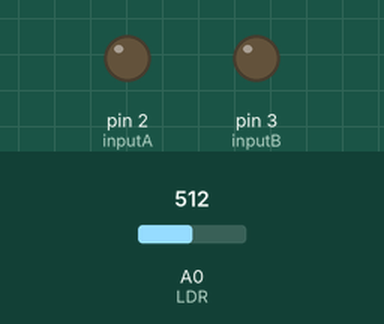
Simulated run of this sketch. Board: Arduino Uno, built with avr-gcc and run on an emulated ATmega328P. On the bench: output pins drawn as LEDs (lit = HIGH). The test bench sets the inputs (shaded band); at power-on: A0 (LDR) = 512. What the sketch prints to the serial monitor is not drawn.

Above: at 23.1 s.
At 25.11 s:
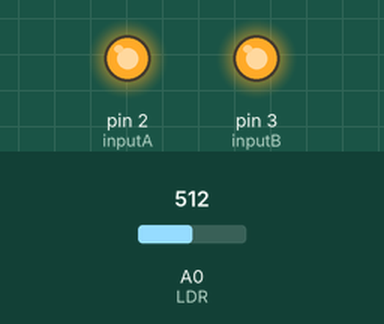
Timing chart, 0 to 25.5 s (numbered marks = the images above):
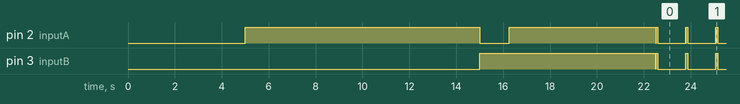

The sketch:

test.ino
```cpp
#include "MeMCore.h"

// LDR 0 and LED13 (whats that)

int inputA = 2;
int inputB = 3;
int RGBWait = 1200; // in milliseconds
int LDRWait = 10;
#define LDR 0  // LDR sensor pin at A0
#define LED 13 // Check Indicator to signal Calibration Completed

// Define colour sensor LED pins
int ledArray[] = {2, 3, 4};

// placeholders for colour detected
int red = 0;
int green = 0;
int blue = 0;

// floats to hold colour arrays
float colourArray[] = {0, 0, 0};
float whiteArray[] = {0, 0, 0};
float blackArray[] = {0, 0, 0};
float greyDiff[] = {0, 0, 0};

char colourStr[3][5] = {"R = ", "G = ", "B = "};

int total;

int getAvgReading(int times)
{
  // find the average reading for the requested number of times of scanning LDR
  int reading;
  total = 0;

  // take the reading as many times as requested and add them up
  for (int i = 0; i < times; i++)
  {
    reading = analogRead(LDR);
    total = reading + total;
    delay(LDRWait);
  }
  // calculate the average and return it
  return total / times;
}

void setBalance()
{
  // set white balance
  Serial.println("Put White Sample For Calibration ...");
  delay(5000);            // delay for five seconds for getting sample ready
  digitalWrite(LED, LOW); // Check Indicator OFF during Calibration
  // scan the white sample.
  // go through one colour at a time, set the maximum reading for each colour -- red, green and blue to the white array
  analogWrite(inputA, 255);
    analogWrite(inputB, 0);
  delay(RGBWait);
  whiteArray[0] = getAvgReading(5); // scan 5 times and return the average,
  analogWrite(inputB, 0);
  analogWrite(inputA, 255);
  delay(RGBWait);
  whiteArray[1] = getAvgReading(5); // scan 5 times and return the average,
  analogWrite(inputA, 255);
  analogWrite(inputA, 255);
  delay(RGBWait);
  whiteArray[2] = getAvgReading(5);
  // done scanning white, time for the black sample.
  // set black balance
  Serial.println("Put Black Sample For Calibration ...");
  delay(5000); // delay for five seconds for getting sample ready
  // go through one colour at a time, set the minimum reading for red, green and blue to the black array
  digitalWrite(inputA, HIGH);
  digitalWrite(inputB, LOW);
  delay(RGBWait);
  whiteArray[0] = getAvgReading(5); // scan 5 times and return the average,
  digitalWrite(inputA, LOW);
  digitalWrite(inputB, HIGH);
  delay(RGBWait);
  whiteArray[1] = getAvgReading(5); // scan 5 times and return the average,
  digitalWrite(inputA, HIGH);
  digitalWrite(inputB, HIGH);
  delay(RGBWait);
  whiteArray[2] = getAvgReading(5);
  // the differnce between the maximum and the minimum gives the range
  for (int i = 0; i <= 2; i++)
  {
    greyDiff[i] = whiteArray[i] - blackArray[i];
  }
  // delay another 5 seconds for getting ready colour objects
  Serial.println("Colour Sensor Is Ready.");
  delay(5000);
  return;
}

void setup()
{
  pinMode(inputA, OUTPUT);
  pinMode(inputB, OUTPUT);
  Serial.begin(9600);
  setBalance();
}
void loop()
{
  // turn on one colour at a time and LDR reads 5 times
  for (int c = 0; c <= 2; c++)
  {
    Serial.print(colourStr[c]);
    analogWrite(inputA, 255);
    analogWrite(inputB, 0);
    delay(LDRWait);
    analogWrite(inputA, 0);
    analogWrite(inputB, 255);
    delay(LDRWait);
    analogWrite(inputA, 255);
    analogWrite(inputB, 255);
    delay(LDRWait);
    // get the average of 5 consecutive readings for the current colour and return an average
    colourArray[c] = getAvgReading(5);
    // the average reading returned minus the lowest value divided by the maximum possible range, multiplied by 255 will give a value between 0-255, representing the value for the current reflectivity (i.e. the colour LDR is exposed to)
    colourArray[c] = (colourArray[c] - blackArray[c]) / (greyDiff[c]) * 255;
    digitalWrite(inputA, LOW); // turn off the current LED colour
    digitalWrite(inputB, LOW);
    delay(RGBWait);
    Serial.println(int(colourArray[c])); // show the value for the current colour LED, which corresponds to either the R, G or B of the RGB code
    digitalWrite(LED, HIGH);             // Check Indicator -- ON after Calibration
  }
}
```

Measured:
- by itself, pin 3 (inputB): repeats every 1.3 s: HIGH 0.07 s, LOW 1.2 s
- by itself, everything shown: repeats every 1.3 s, in 3 steps
